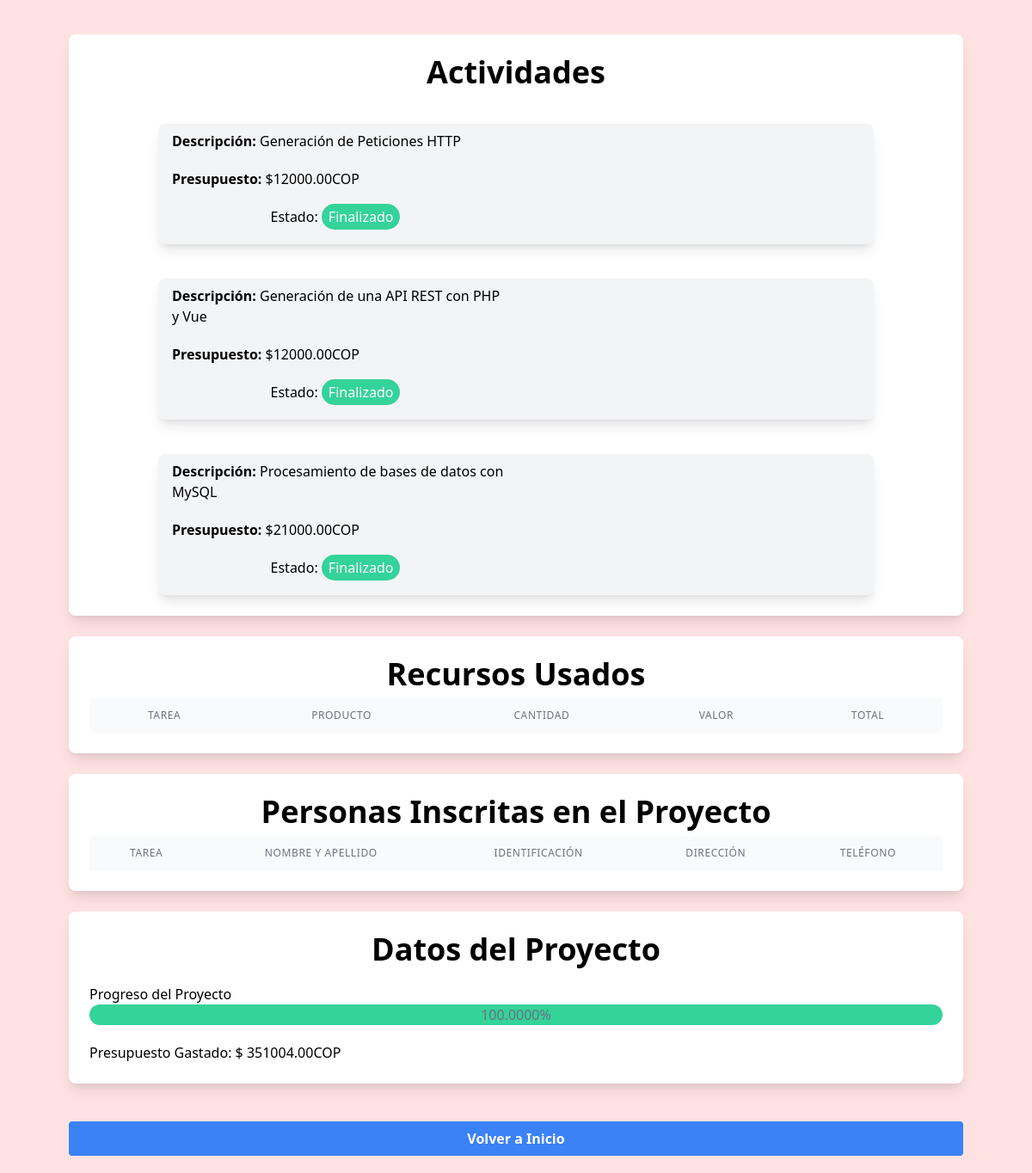
Screenshot of /views/proyecto.php?proyecto=5 (signed in) with the database file from the repository.
### tables this page shows
CREATE TABLE `actividades` (
  `Id_actividad` int NOT NULL AUTO_INCREMENT,
  `Descripcion` varchar(255) NOT NULL,
  `Fecha_inicio` date NOT NULL,
  `Fecha_final` date NOT NULL,
  `Id_proyecto` int NOT NULL,
  `Responsable` int DEFAULT NULL,
  `Estado` varchar(50) NOT NULL,
  `Presupuesto` decimal(10,2) NOT NULL,
  PRIMARY KEY (`Id_actividad`),
  KEY `Id_proyecto` (`Id_proyecto`),
  CONSTRAINT `actividades_ibfk_1` FOREIGN KEY (`Id_proyecto`) REFERENCES `proyectos` (`Id_proyecto`)
);

### models/Actividad.php (called while the page is built, shortened)
<?php
class Actividad {
    static function listar($proyecto) {
        return "SELECT * FROM actividades WHERE id_proyecto = $proyecto";
    }
}
?>

### views/proyecto.php (the view, shortened to what this page needs)
<?php
require('../models/Actividad.php');
$proyecto = isset($_GET['proyecto'])? $_GET['proyecto']: null;
$db = conectar();
$stmt = $db->prepare(Actividad::listar($proyecto));
$stmt->execute();
$actividades = $stmt->fetchAll(PDO::FETCH_ASSOC);
$stmt = $db->prepare("CALL progreso_actividad($proyecto)");
$stmt->execute();
$progreso = $stmt->fetch(PDO::FETCH_ASSOC);
$stmt = $db->prepare("CALL presupuesto_gastado($proyecto)");
$stmt->execute();
$presupuesto_gastado = $stmt->fetch(PDO::FETCH_ASSOC);
?>
<html lang="es">
<head>
    <link href="https://cdn.jsdelivr.net/npm/tailwindcss@2.2.19/dist/tailwind.min.css" rel="stylesheet">
    <link rel='stylesheet' href='https://cdn-uicons.flaticon.com/2.0.0/uicons-solid-rounded/css/uicons-solid-rounded.css'>
</head>
<body class="bg-red-100">
    <div class=" text-center ml-20 mr-20 mt-10 grid gap-6 sm:grid-cols-1 md:grid-cols-1 lg:grid-cols-1 xl:grid-cols-1">
        <div class='bg-white rounded-lg shadow-lg overflow-hidden'>
            <div class='p-6'>
                <h2 class='text-4xl font-bold mb-2'>Actividades</h2>
                <?php foreach($actividades as $act) {?>
                    <div class="bg-gray-100 rounded-lg shadow-lg mt-5 text-center ml-20 mr-20 mt-10 grid gap-6 sm:grid-cols-2 md:grid-cols-2 lg:grid-cols-2 xl:grid-cols-2">
                        <section class="ml-2 text-left b-1 mb-5">
                            <p class="text-l ml-2 mt-2 mb-5"><strong>Descripción: </strong><?php echo $act['Descripcion'];?></p>
                            <p class="text-m ml-2 mt-2 mb-5"><strong>Presupuesto: </strong>$<?php echo $act['Presupuesto'];?>COP</p>
                            <?php
                            if ($act['Estado'] === 'En Curso') {
                                echo "<p class='text-center'>Estado: <span class='bg-yellow-400 text-white rounded-full px-2 py-1'>En Curso</span></p>";
                            }
                            else if ($act['Estado'] === 'Proximamente') {
                                echo "<p class='text-center'>Estado: <span class='bg-blue-500 text-white rounded-full px-2 py-1'>Próximamente</span></p>";
                            }
                            else if ($act['Estado'] === 'No cumplido') {
                                echo "<p class='text-center'>Estado: <span class='bg-red-400 text-white rounded-full px-2 py-1'>No Cumplido</span></p>";
                            }
                            else {
                                echo "<p class='text-center'>Estado: <span class='bg-green-400 text-white rounded-full px-2 py-1'>Finalizado</span></p>";
                            }
                            ?>
                        </section>
                    </div>
                <?php }?>
            </div>
        </div>
        <div class='bg-white rounded-lg shadow-lg overflow-hidden'>
            <div class='p-6'>
                <h2 class='text-4xl font-bold mb-2'>Recursos Usados</h2>
                <table class="min-w-full divide-y divide-gray-200 text-center">
                    <thead class="bg-gray-50">
                        <tr>
                            <th scope="col" class="px-6 py-3  text-xs font-medium text-gray-500 uppercase tracking-wider">Tarea</th>
                            <th scope="col" class="px-6 py-3  text-xs font-medium text-gray-500 uppercase tracking-wider">Producto</th>
                            <th scope="col" class="px-6 py-3  text-xs font-medium text-gray-500 uppercase tracking-wider">Cantidad</th>
                            <th scope="col" class="px-6 py-3  text-xs font-medium text-gray-500 uppercase tracking-wider">Valor</th>
                            <th scope="col" class="px-6 py-3  text-xs font-medium text-gray-500 uppercase tracking-wider">Total</th>
                        </tr>
                    </thead>
            </table>
            </div>
        </div>
        <div class='bg-white rounded-lg shadow-lg overflow-hidden'>
            <div class='p-6'>
                <h2 class='text-4xl font-bold mb-2'>Personas Inscritas en el Proyecto</h2>
                <table class="min-w-full divide-y divide-gray-200 text-center">
                <thead class="bg-gray-50">
                    <tr>
                        <th scope="col" class="px-6 py-3  text-xs font-medium text-gray-500 uppercase tracking-wider">Tarea</th>
                        <th scope="col" class="px-6 py-3  text-xs font-medium text-gray-500 uppercase tracking-wider">Nombre y Apellido</th>
                        <th scope="col" class="px-6 py-3  text-xs font-medium text-gray-500 uppercase tracking-wider">Identificación</th>
                        <th scope="col" class="px-6 py-3  text-xs font-medium text-gray-500 uppercase tracking-wider">Dirección</th>
                        <th scope="col" class="px-6 py-3  text-xs font-medium text-gray-500 uppercase tracking-wider">Teléfono</th>
                    </tr>
                </thead>
            </table>
            </div>
        </div>
        <div class='bg-white rounded-lg shadow-lg overflow-hidden'>
            <div class='p-6'>
                <h2 class='text-4xl font-bold mb-2'>Datos del Proyecto</h2>
                <section class="mt-5">
                    <h3 class="text-left">Progreso del Proyecto</h3>
                    <div class='bg-green-400 h-6 rounded-full text-gray-500' style='width:<?php echo $progreso['progreso']; ?>%;'><?php echo $progreso['progreso']; ?>%</div>
                </section>
                <section class="mt-5">
                    <h3 class="text-left">Presupuesto Gastado: $ <?php echo $presupuesto_gastado['gastado'];?>COP</h3>
                </section>
            </div>
        </div>
        <a href="./main.php" class='mt-5 mb-5 mr-10 w-full bg-blue-500 hover:bg-blue-700 text-white font-bold py-2 px-4 rounded focus:outline-none focus:shadow-outline'>Volver a Inicio</a>
    </div>
</body>

### rows the page displays
actividades: Descripcion "Generación de Peticiones HTTP", Presupuesto "12000.00", shows "Estado:", Estado "Finalizado"
actividades: Descripcion "Generación de una API REST con PHP y Vue", Presupuesto "12000.00", shows "Estado:", Estado "Finalizado"
actividades: Descripcion "Procesamiento de bases de datos con MySQL", Presupuesto "21000.00", shows "Estado:", Estado "Finalizado"

### other values shown
$progreso['progreso'] "100.0000"
$presupuesto_gastado['gastado'] "351004.00"
